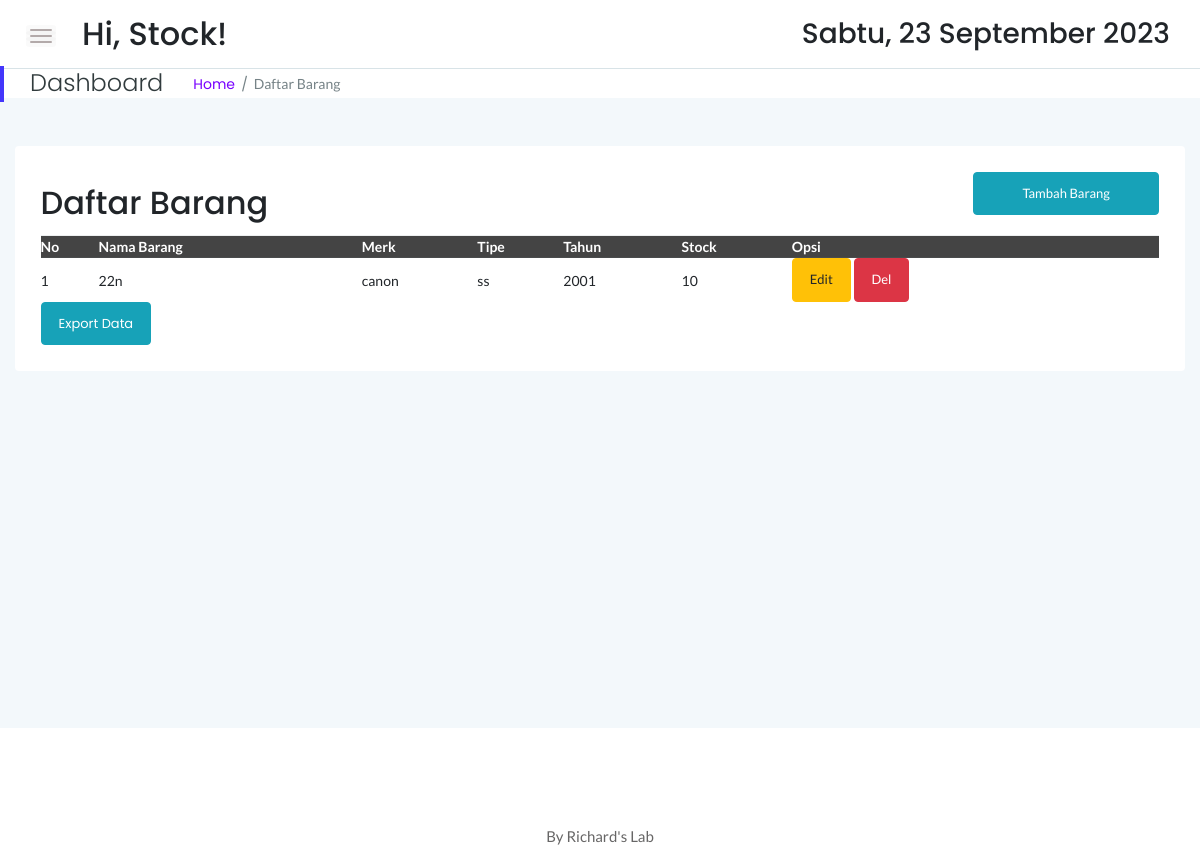
Page /stock/cctv_inven_stockmaterial.php (signed in) on the committed database.
### tables this page shows
CREATE TABLE `stockmaterial` (
  `idx` int(11) NOT NULL,
  `serial` varchar(20) NOT NULL,
  `merk` varchar(20) NOT NULL,
  `tipe` varchar(20) NOT NULL,
  `tahun` year(4) NOT NULL,
  `stock` int(11) NOT NULL
);

### stock/cctv_inven_stockmaterial.php (the view, shortened to what this page needs)
<!doctype html>
<html class="no-js" lang="en">
<?php
    include '../dbconnect.php';
	?>
    <head>
        <link rel="stylesheet" href="assets/css/bootstrap.min.css">
        <link rel="stylesheet" href="assets/css/font-awesome.min.css">
        <link rel="stylesheet" href="assets/css/themify-icons.css">
        <link rel="stylesheet" href="assets/css/metisMenu.css">
        <link rel="stylesheet" href="assets/css/owl.carousel.min.css">
        <link rel="stylesheet" href="assets/css/slicknav.min.css">
        <link
            rel="stylesheet"
            href="https://www.amcharts.com/lib/3/plugins/export/export.css"
            type="text/css"
            media="all"/>
        <link
            rel="stylesheet"
            type="text/css"
            href="https://cdn.datatables.net/1.10.19/css/jquery.dataTables.min.css">
        <link
            rel="stylesheet"
            type="text/css"
            href="https://cdn.datatables.net/1.10.19/css/jquery.dataTables.css">
        <link
            rel="stylesheet"
            type="text/css"
            href="https://cdn.datatables.net/1.10.18/css/dataTables.bootstrap4.min.css">
        <link
            rel="stylesheet"
            type="text/css"
            href="https://cdn.datatables.net/responsive/2.2.3/css/responsive.bootstrap.min.css">
        <link
            rel="stylesheet"
            type="text/css"
            href="https://cdn.datatables.net/responsive/2.2.3/css/responsive.jqueryui.min.css">
        <link
            rel="stylesheet"
            type="text/css"
            href="https://cdn.datatables.net/buttons/1.5.2/css/buttons.dataTables.min.css">
        <link rel="stylesheet" href="assets/css/typography.css">
        <link rel="stylesheet" href="assets/css/default-css.css">
        <link rel="stylesheet" href="assets/css/styles.css">
        <link rel="stylesheet" href="assets/css/responsive.css">
    </head>
    <body>
        <div class="page-container">
            <div class="main-content">
                <div class="header-area">
                    <div class="row align-items-center">
                        <div class="col-md-6 col-sm-8 clearfix">
                            <div class="nav-btn pull-left">
                                <span></span>
                                <span></span>
                                <span></span>
                            </div>
                            <div class="search-box pull-left">
                                <form action="#">
                                    <h2>Hi,
                                        <?=$_SESSION['user'];?>!</h2>
                                </form>
                            </div>
                        </div>
                        <div class="col-md-6 col-sm-4 clearfix">
                            <ul class="notification-area pull-right">
                                <li>
                                    <h3>
                                        <div class="date">
                                    </div>
                                </h3>
                            </li>
                        </ul>
                    </div>
                </div>
            </div>
            <div class="page-title-area">
                <div class="row align-items-center">
                    <div class="col-sm-6">
                        <div class="breadcrumbs-area clearfix">
                            <h4 class="page-title pull-left">Dashboard</h4>
                            <ul class="breadcrumbs pull-left">
                                <li>
                                    <a href="index.php">Home</a>
                                </li>
                                <li>
                                    <span>Daftar Barang</span></li>
                            </ul>
                        </div>
                    </div>
                    <div class="col-sm-6 clearfix">
                    </div>
                </div>
            </div>
            <div class="main-content-inner">
                <div class="row mt-5 mb-5">
                    <div class="col-12">
                        <div class="card">
                            <div class="card-body">
                                <div class="d-sm-flex justify-content-between align-items-center">
                                    <h2>Daftar Barang</h2>
                                    <button
                                        style="margin-bottom:20px"
                                        data-toggle="modal"
                                        data-target="#myModal"
                                        class="btn btn-info col-md-2">
                                        <span class="glyphicon glyphicon-plus"></span>Tambah Barang</button>
                                </div>
                                <div class="data-tables datatable-dark">
                                    <table id="dataTable3" class="display" style="width:100%">
                                        <thead class="thead-dark">
                                            <tr>
                                                <th>No</th>
                                                <th>Nama Barang</th>
                                                <th>Merk</th>
                                                <th>Tipe</th>
                                                <th>Tahun</th>
                                                <th>Stock</th>
                                                <th>Opsi</th>
                                            </tr>
                                        </thead>
                                        <tbody>
                                            <?php
											$brgs=mysqli_query($conn,"SELECT * from stockmaterial order by idx ASC");
											$no=1;
											while($p=mysqli_fetch_array($brgs)){
                                                $idb = $p['idx'];
												?>
                                            <tr>
                                                <td><?php echo $no++ ?></td>
                                                <td><?php echo $p['serial'] ?></td>
                                                <td><?php echo $p['merk'] ?></td>
                                                <td><?php echo $p['tipe'] ?></td>
                                                <td><?php echo $p['tahun'] ?></td>
                                                <td><?php echo $p['stock'] ?></td>
                                                <td>
                                                    <button
                                                        data-toggle="modal"
                                                        data-target="#edit<?=$idb;?>"
                                                        class="btn btn-warning">Edit</button>
                                                    <button data-toggle="modal" data-target="#del<?=$idb;?>" class="btn btn-danger">Del</button>
                                                </td>
                                            </tr>
                                                    <?php
											}
											?>
                                                </tbody>
                                            </table>
                                        </div>
                                        <a href="export_cctv_stockmaterial.php" target="_blank" class="btn btn-info">Export Data</a>
                                    </div>
                                </div>
                            </div>
                        </div>
                    </div>
                </div>
            </div>
            <footer>
                <div class="footer-area">
                    <p>By Richard's Lab</p>
                </div>
            </footer>
    </body>
</html>

### stock/assets/css/typography.css (style rules this page uses)
body { font-size: 14px; font-family: 'Lato', sans-serif; }
h1, h2, h3, h4, h5, h6 { margin: 0; font-family: 'Poppins', sans-serif; }
p { font-family: 'Lato', sans-serif; font-size: 15px; line-height: 26px; color: #444; margin-bottom: 0; }
a, a:visited { text-decoration: none; transition: all 0.3s ease-in-out; -webkit-transition: all 0.3s ease-in-out; -moz-transition: all 0.3s ease-in-out; -o-transition: all 0.3s ease-in-out; outline: 0; font-family: 'Poppins', sans-serif; }
ul, ol { margin-bottom: 0px; margin-top: 0px; padding: 0; }
ul { margin: 0; list-style-type: none; }
button { cursor: pointer; outline: none!important; letter-spacing: 0; }

### stock/assets/css/default-css.css (style rules this page uses)
* { margin: 0; padding: 0; box-sizing: border-box; }
*, *:before, *:after { -moz-box-sizing: border-box; -webkit-box-sizing: border-box; box-sizing: border-box; }
html { -webkit-font-smoothing: antialiased; }
body { background: #fff; font-weight: normal; -webkit-font-smoothing: antialiased; -webkit-text-size-adjust: 100%; }
:root { --primary-color: #4336FB; }

### stock/assets/css/styles.css (style rules this page uses)
.page-container { width: 100%; height: 100%; min-height: 100vh; padding-left: 280px; -webkit-transition: padding-left 0.3s ease 0s; transition: padding-left 0.3s ease 0s; }
.card { border: none; border-radius: 4px; background-color: #fff; -webkit-transition: all 0.3s ease 0s; transition: all 0.3s ease 0s; }
.card-body { padding: 25.6px; padding: 1.6rem; }
.main-content { width: 100%; background: #F3F8FB; }
.main-content-inner { padding: 0 30px 50px; }
.header-area { padding: 15px 30px; background: #fff; border-bottom: 1px solid #d8e3e7; }
.nav-btn { margin-right: 30px; margin-top: 10px; cursor: pointer; }
.nav-btn span { display: block; width: 22px; height: 2px; background: #b3aaaa; margin: 4px 0; border-radius: 15px; -webkit-transition: all 0.3s ease 0s; transition: all 0.3s ease 0s; box-shadow: 0 0 0 4px rgba(99, 96, 96, 0.03); }
.search-box form { position: relative; }
.notification-area { -webkit-user-select: none; -moz-user-select: none; -ms-user-select: none; user-select: none; position: relative; z-index: 1; }
.notification-area li { display: inline-block; margin-left: 20px; cursor: pointer; -webkit-user-select: none; -moz-user-select: none; -ms-user-select: none; user-select: none; }
.page-title-area { padding: 0 30px; background: #fff; position: relative; }
.page-title-area:before { content: ''; position: absolute; left: 0; top: 50%; width: 4px; height: 36px; background: var(--primary-color); -webkit-transform: translateY(-50%); transform: translateY(-50%); }
.page-title { font-size: 24px; font-weight: 300; color: #313b3d; letter-spacing: 0; margin-right: 30px; }
ul.breadcrumbs { margin-top: 4px; }
.breadcrumbs li { display: inline-block; }
.breadcrumbs li a, .breadcrumbs li span { display: block; font-size: 14px; font-weight: 400; color: #7801ff; letter-spacing: 0; margin-right: 16px; position: relative; }
.breadcrumbs li a:before { content: '/'; color: #768387; position: absolute; right: -13px; top: 0; }
.breadcrumbs li span { margin-right: 0; color: #768387; text-transform: capitalize; }
.footer-area { text-align: center; padding: 23px 0 19px; background: #fff; }
.footer-area p { color: #676666; margin-bottom: 0; }
.btn { padding: 11px 17px; font-size: 13px; letter-spacing: 0; }
table tr th { border-bottom: none; }
table tr th, table tr td { border-top: 1px solid rgba(120, 130, 140, 0.13) !important; }
.datatable-dark thead { background: #444; color: #fff; }

### stock/assets/css/responsive.css (style rules this page uses)
@media (min-width: 1200px) and (max-width: 1364px) { .main-content-inner { padding: 0 15px 50px; } }
@media (min-width: 1200px) and (max-width: 1364px) { .page-container, .sbar_collapsed.page-container { padding-left: 0; } }

### rows in the picture
stockmaterial: serial "22n", merk "canon", tipe "ss", tahun "2001", stock "10"

### other values in the picture
$_SESSION['user'] "Stock"
